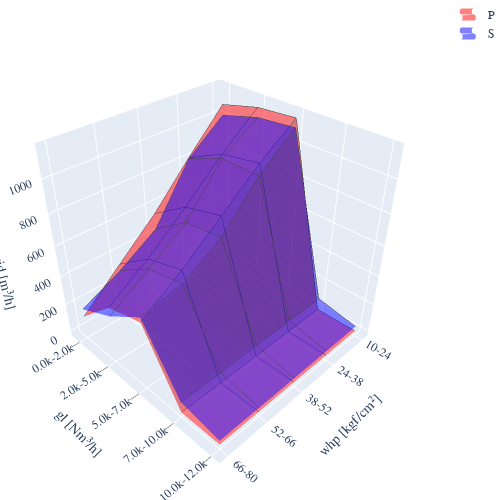

Notebook source saved alongside this figure:
### Code cell
wireframe = go.surface.Contours()
wireframe.x.show = True
wireframe.y.show = True
wireframe.x.width = 1.
wireframe.y.width = 1.
# fig = go.Figure(data=[go.Surface(z=Y_hat.T, x=C_pairs_, y=GL_pairs_, contours=wireframe)])
x = np.arange(5)
y = np.arange(5)
color1 = 'rgba(255,0,0,0.5)'
color2 = 'rgba(0,0,255,0.5)'
# color1 = 'rgba(220,20,60,0.5)'
# color2 = 'rgba(100,149,237,0.5)'
fig = go.Figure(data=[
    go.Surface(name='P',showlegend=True, z=Y.T, x=x, y=y, colorscale=[[0, color1], [1,color1]], contours=wireframe),
    go.Surface(name='S', showlegend=True,z=Y_hat.T, x=x, y=y, colorscale=[[0, color2], [1,color2]], contours=wireframe)
])
fig.update_layout(
    autosize=False, width=500, height=500,
    font_family="Latin Modern Roman",
    scene_camera=dict(eye=dict(x=1.5, y=1.5, z=1.5)),
    margin=dict(l=0, r=0, b=0, t=0),
    scene=dict(
        # aspectmode  ='cube',
        # aspectratio = dict(x=1, y=1, z=1),
        # xaxis = dict(range=[0, 5], ticks='outside', tickwidth=5, tickcolor='yellow',
        #             tickvals=tick_values, ticktext=tick_values),
        xaxis = dict(range=[-0.2, 4.2], tickvals=x, ticktext=[f"{int(c1)}-{int(c2)}" for c1,c2 in C_pairs]),
        yaxis = dict(range=[-0.3, 4.2], tickvals=y, ticks='outside', ticktext=[f"{gl1//24e3:.1f}k-{gl2//24e3:.1f}k" for gl1,gl2 in GL_pairs]),
        # zaxis = dict(range=[-1, 1], nticks=5),
    ),
    # showlegend=True,
)
fig.update_traces(showscale=False)
fig.update_scenes(xaxis_title_text='whp [kgf/cm²]',  
                  yaxis_title_text='gl [Nm³/h]',  
                  zaxis_title_text='liquid [m³/h]')
fig.show()

### Figure 1 — Plotly figure (JSON) as saved in the notebook; plotly's stock layout.template omitted (floating-point values rounded to 4 significant figures)
{"data": [{"colorscale": [[0, "rgba(255,0,0,0.5)"], [1, "rgba(255,0,0,0.5)"]], "contours": {"x": {"show": true, "width": 1}, "y": {"show": true, "width": 1}}, "name": "P", "showlegend": true, "showscale": false, "type": "surface", "x": [0, 1, 2, 3, 4], "y": [0, 1, 2, 3, 4], "z": [[1074.0, 828.4, 568.1, 349.5, 126.7], [1134.0, 946.8, 729.9, 527.8, 357.1], [1153.0, 988.7, 793.8, 599.4, 428.6], [-1, -1, -1, -1, -1], [-1, -1, -1, -1, -1]]}, {"colorscale": [[0, "rgba(0,0,255,0.5)"], [1, "rgba(0,0,255,0.5)"]], "contours": {"x": {"show": true, "width": 1}, "y": {"show": true, "width": 1}}, "name": "S", "showlegend": true, "showscale": false, "type": "surface", "x": [0, 1, 2, 3, 4], "y": [0, 1, 2, 3, 4], "z": [[1007.0, 820.8, 462.1, 305.6, 180.5], [1075.0, 918.4, 632.2, 462.1, 297.7], [1098.0, 915.5, 661.3, 512.8, 462.1], [83.51, 81.61, 77.71, 76.51, 76.17], [33.8, 31.9, 28.89, 27.86, 27.68]]}], "layout": {"autosize": false, "font": {"family": "Latin Modern Roman"}, "height": 500, "margin": {"b": 0, "l": 0, "r": 0, "t": 0}, "scene": {"camera": {"eye": {"x": 1.5, "y": 1.5, "z": 1.5}}, "xaxis": {"range": [-0.2, 4.2], "ticktext": ["10-24", "24-38", "38-52", "52-66", "66-80"], "tickvals": [0, 1, 2, 3, 4], "title": {"text": "whp [kgf/cm²]"}}, "yaxis": {"range": [-0.3, 4.2], "ticks": "outside", "ticktext": ["0.0k-2.0k", "2.0k-5.0k", "5.0k-7.0k", "7.0k-10.0k", "10.0k-12.0k"], "tickvals": [0, 1, 2, 3, 4], "title": {"text": "gl [Nm³/h]"}}, "zaxis": {"title": {"text": "liquid [m³/h]"}}}, "width": 500}}
